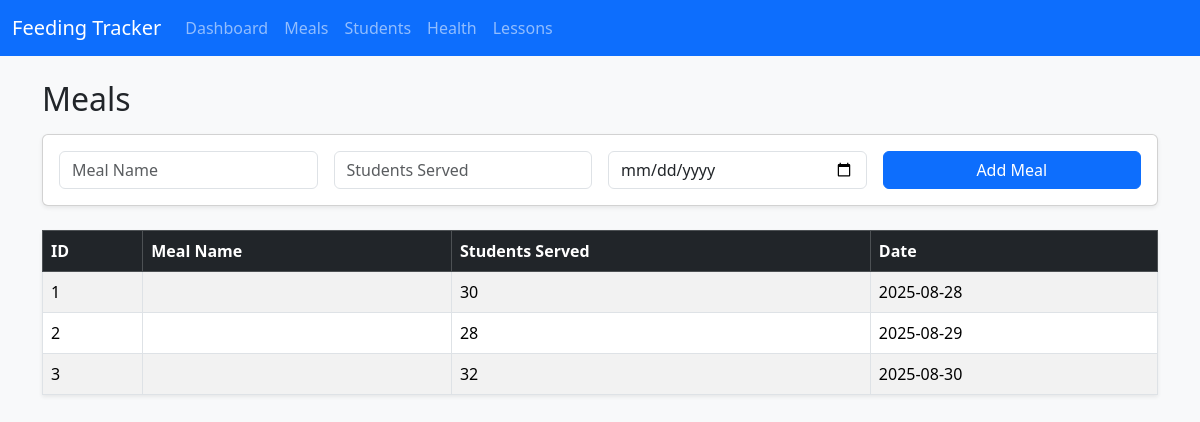
Page /meals on the committed database.
### models.py (models this page shows)
class Meal(db.Model):
    id = db.Column(db.Integer, primary_key=True)
    date = db.Column(db.String(20))  # keep string for simplicity
    food_type = db.Column(db.String(200))
    students_served = db.Column(db.Integer)

### app.py (the view, shortened to what this page needs)
@app.route("/meals", methods=["GET", "POST"])
def meals():
    all_meals = Meal.query.all()
    return render_template("meals.html", meals=all_meals)

### templates/meals.html
{% extends "base.html" %}
{% block content %}
<h2 class="mb-3">Meals</h2>
<div class="card p-3 mb-4 shadow-sm">
    <form method="POST" class="row g-3">
        <div class="col-md-3">
            <input class="form-control" type="text" name="meal_name" placeholder="Meal Name" required>
        </div>
        <div class="col-md-3">
            <input class="form-control" type="number" name="students_served" placeholder="Students Served" required>
        </div>
        <div class="col-md-3">
            <input class="form-control" type="date" name="date" required>
        </div>
        <div class="col-md-3">
            <button class="btn btn-primary w-100" type="submit">Add Meal</button>
        </div>
    </form>
</div>
<table class="table table-striped table-bordered shadow-sm">
    <thead class="table-dark">
    <tr>
        <th>ID</th>
        <th>Meal Name</th>
        <th>Students Served</th>
        <th>Date</th>
    </tr>
    </thead>
    <tbody>
    {% for m in meals %}
    <tr>
        <td>{{ m.id }}</td>
        <td>{{ m.meal_name }}</td>
        <td>{{ m.students_served }}</td>
        <td>{{ m.date }}</td>
    </tr>
    {% endfor %}
    </tbody>
</table>
{% endblock %}

### static/style.css (style rules this page uses)
body { background-color: #f8f9fa; }

### rows in the picture
Meal: id "1", students_served "30", date "2025-08-28"
Meal: id "2", students_served "28", date "2025-08-29"
Meal: id "3", students_served "32", date "2025-08-30"
